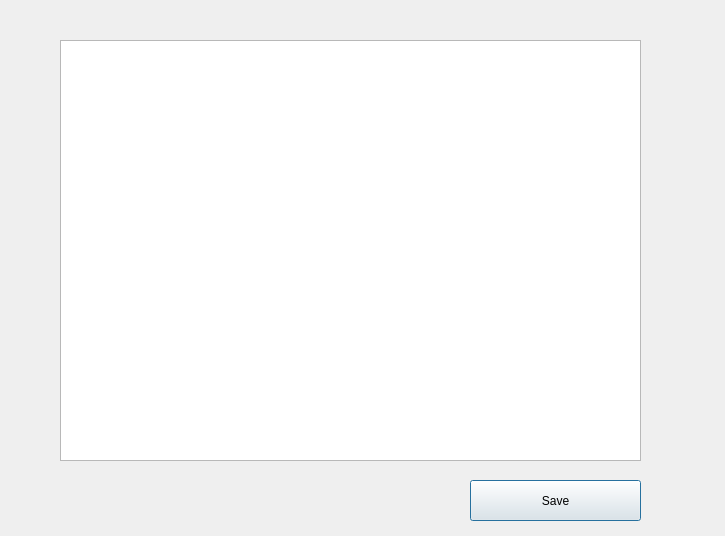
<?xml version="1.0" encoding="UTF-8"?>
<ui version="4.0">
 <class>Dialog</class>
 <widget class="QDialog" name="Dialog">
  <property name="geometry">
   <rect>
    <x>0</x>
    <y>0</y>
    <width>725</width>
    <height>536</height>
   </rect>
  </property>
  <property name="windowTitle">
   <string>DOT代码</string>
  </property>
  <widget class="QPushButton" name="pushButton">
   <property name="geometry">
    <rect>
     <x>470</x>
     <y>480</y>
     <width>171</width>
     <height>41</height>
    </rect>
   </property>
   <property name="text">
    <string>Save</string>
   </property>
  </widget>
  <widget class="QTextBrowser" name="textBrowser">
   <property name="geometry">
    <rect>
     <x>60</x>
     <y>40</y>
     <width>581</width>
     <height>421</height>
    </rect>
   </property>
  </widget>
 </widget>
 <resources/>
 <connections/>
</ui>
